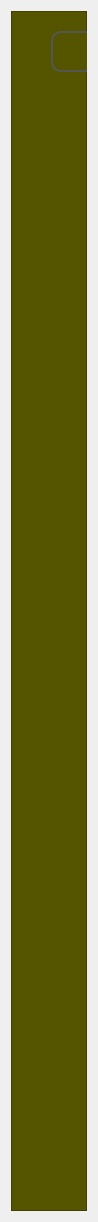
         <widget class="QWidget" name="products_scrollAreaWidgetContents">
          <property name="geometry">
           <rect>
            <x>0</x>
            <y>0</y>
            <width>98</width>
            <height>1218</height>
           </rect>
          </property>
          <layout class="QVBoxLayout" name="verticalLayout_2">
           <item>
            <widget class="QFrame" name="products_grid_frame">
             <property name="minimumSize">
              <size>
               <width>0</width>
               <height>1200</height>
              </size>
             </property>
             <property name="styleSheet">
              <string notr="true">background-color: rgb(85, 85, 0);</string>
             </property>
             <property name="frameShape">
              <enum>QFrame::StyledPanel</enum>
             </property>
             <property name="frameShadow">
              <enum>QFrame::Raised</enum>
             </property>
             <widget class="QWidget" name="gridLayoutWidget_2">
              <property name="geometry">
               <rect>
                <x>0</x>
                <y>80</y>
                <width>611</width>
                <height>1111</height>
               </rect>
              </property>
              <layout class="QGridLayout" name="gridLayout_2" rowstretch="0" columnstretch="0">
               <property name="sizeConstraint">
                <enum>QLayout::SetFixedSize</enum>
               </property>
               <property name="bottomMargin">
                <number>0</number>
               </property>
              </layout>
             </widget>
             <widget class="QLabel" name="mall_name_label_products">
              <property name="geometry">
               <rect>
                <x>40</x>
                <y>20</y>
                <width>311</width>
                <height>41</height>
               </rect>
              </property>
              <property name="styleSheet">
               <string notr="true">QLabel {
    color: #ffffff; /* Text color */
    border: 2px solid #555555; /* Border */
    border-radius: 10px; /* Rounded corners */
    padding: 10px; /* Padding inside the label */
    font-family: Arial, sans-serif; /* Font family */
    font-size: 16px; /* Font size */
    font-weight: bold; /* Font weight */
    text-align: center; /* Text alignment */
}</string>
              </property>
              <property name="text">
               <string>&lt;html&gt;&lt;head/&gt;&lt;body&gt;&lt;p align=&quot;center&quot;&gt;Mall&lt;/p&gt;&lt;/body&gt;&lt;/html&gt;</string>
              </property>
             </widget>
            </widget>
           </item>
          </layout>
         </widget>
